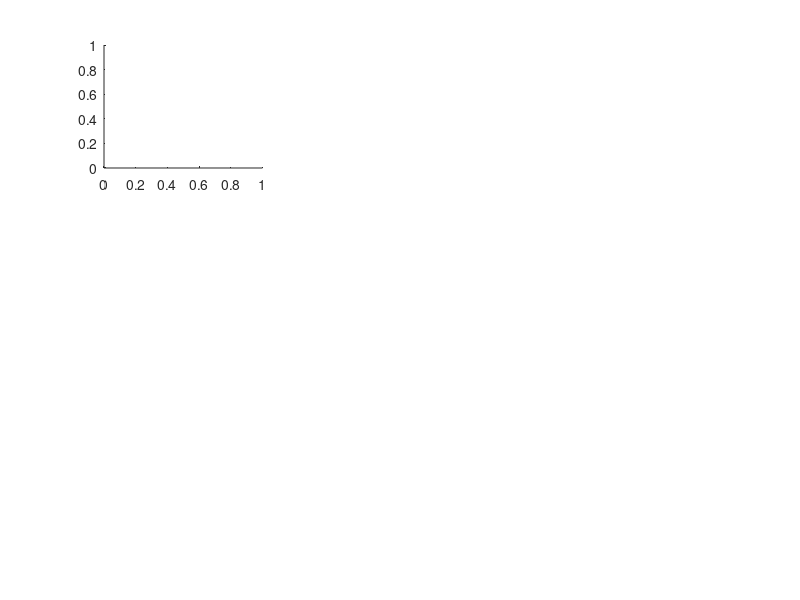

Write the MATLAB code that produced this figure. (Note: this script raises an error after producing the figure.)
% Author: Niranjan Kumar
% Assuming big_gamma_P, big_gamma_I, big_gamma_E are defined elsewhere

%%%%%%%%%%%%%%%%%%%%%%%%%%%%%%%%%%%%%%%%%%%%%%%%%%%%%%%%%%%%%%%%%%%%%%%%%%%%


%Consumption_P - SIRF ROw - 1
%Consumption_I - SIRF Row - 2 
%Consumption_E - SIRF  Row - 7
%Compute Total Consumption from above using the mass of each agent

%Inflation - SIRF Row - 25 
%Output    - SIRF Row - 26 Compute Total Output 

%Bank Capital - SIRF Row -14 
%NBFC Capital - SIRF Row - 22 
%Loan to Households from NBFC - SIRF Row - 33 
%Loan to Households from Bank - SIRF Row - 30

%Toal Bank Loan - XIRF Row - 25 
%Bank Loan to Entrepreneurs XIRF Row - 23 
%Bank Loan to NBFC XIRF Row - 29 


rows_X = [23, 25, 28, 29];  % Rows from Xirf to be plotted
rows_X_label = {'Loan to Entrepreneurs from Banks', 'Total Bank Loan', 'Total NBFC Loan', 'Loan to NBFC from Banks'};  % Labels for the corresponding rows
rows_S2 = [23, 25, 14, 22, 30, 33]; 
rows_S2_label = {'psi_n', 'Inflation', 'Bank Capital', 'NBFC Capital', 'Loan to Households from Bank', 'Loan to Households from NBFCs'}; 


 
output_folder = 'C:\Users\niranjan.kumar\Desktop\Macroprudential_Niranjan\Analysis\Graphs\Group_1';  % Change this to your desired folder

% Ensure the folder exists, or create it if it doesn't
if ~exist(output_folder, 'dir')
    mkdir(output_folder);
end

%Figure - 'Total Bank Loan'
figure; 
set(gcf, 'Position', [100, 100, 700, 500]);  

subplot(3, 3, 1);
hold on;
plot(Xirf_con(25, :), 'Color', [0.4, 0, 0.6], 'LineStyle', '-',  'LineWidth', 2);  % Darker Blue with circle marker
plot(Xirf_pn(25, :), 'Color', [1, 0.30, 0.5], 'LineStyle', '--', 'LineWidth', 2); % Teal with star marker
plot(Xirf_pE(25, :), 'Color', [0.1, 0.75, 0.75], 'LineStyle', '-.', 'LineWidth', 2); % Very light teal (mix of green and blue) with diamond marker
plot(Xirf_pI(25, :), 'Color', [0.65, 0.16, 0.16], 'LineStyle', ':',  'LineWidth', 2); % Light Red with dashed line
plot(Xirf_mon(25, :), 'Color', [0, 0.6, 1], 'LineStyle', '-', 'LineWidth', 2); % Brighter Sky Blue
% Add labels and legend
xlabel('Quarters after shock', 'FontSize', 6)% Bold xlabel
ylabel('IRF', 'FontSize', 6); % Bold ylabel
title('Total Bank Loan', 'FontSize', 8, 'Color', [0, 0.5, 0.7]); % Title color in teal shade
%legend('Consumption', '+ Prov_n', '+ Prov_E', '+ Prov_I', '+ mon', 'Location', 'best');
% Enable grid
min_y = min([Xirf_con(25, :), Xirf_pn(25, :), Xirf_pE(25, :), Xirf_pI(25, :), Xirf_mon(25, :)]);
ylim([min_y, max(ylim)]); % Adjust y-limits starting from min_y
grid on;
hold off;

%Figure - 'Loan to Entrepreneurs from Banks'
subplot(3, 3, 2);
hold on;
plot(Xirf_con(23, :), 'Color', [0.4, 0, 0.6], 'LineStyle', '-',  'LineWidth', 2);  % Darker Blue with circle marker
plot(Xirf_pn(23, :), 'Color', [1, 0.30, 0.5], 'LineStyle', '--', 'LineWidth', 2); % Teal with star marker
plot(Xirf_pE(23, :), 'Color', [0.1, 0.75, 0.75], 'LineStyle', '-.', 'LineWidth', 2); % Very light teal (mix of green and blue) with diamond marker
plot(Xirf_pI(23, :), 'Color', [0.65, 0.16, 0.16], 'LineStyle', ':', 'LineWidth', 2); % Light Red with dashed line
plot(Xirf_mon(23, :), 'Color', [0, 0.6, 1], 'LineStyle', '-', 'LineWidth', 2); % Brighter Sky Blue
% Add labels and legend
xlabel('Quarters after shock', 'FontSize', 6); % Bold xlabel
ylabel('IRF', 'FontSize', 6); % Bold ylabel
title('Entrepreneur Loan from Banks', 'FontSize', 8, 'Color', [0, 0.5, 0.7]); % Title color in teal shade
%legend('Consumption', '+ Prov_n', '+ Prov_E', '+ Prov_I', '+ mon', 'Location', 'best');
% Enable grid
min_y = min([Xirf_con(23, :), Xirf_pn(23, :), Xirf_pE(23, :), Xirf_pI(23, :), Xirf_mon(23, :)]);
ylim([min_y, max(ylim)]); % Adjust y-limits starting from min_y
grid on;
hold off;



%Figure - 'Loan to NBFC from Banks'
subplot(3, 3, 3);

hold on;
plot(Xirf_con(29, :), 'Color',[0.4, 0, 0.6], 'LineStyle', '-',  'LineWidth', 2);  % Darker Blue with circle marker
plot(Xirf_pn(29, :), 'Color', [1, 0.30, 0.5], 'LineStyle', '--',  'LineWidth', 2); % Teal with star marker
plot(Xirf_pE(29, :), 'Color', [0.1, 0.75, 0.75], 'LineStyle', '-.', 'LineWidth', 2); % Very light teal (mix of green and blue) with diamond marker
plot(Xirf_pI(29, :), 'Color', [0.65, 0.16, 0.16], 'LineStyle', ':', 'LineWidth', 2); % Light Red with dashed line
plot(Xirf_mon(29, :), 'Color', [0, 0.6, 1], 'LineStyle', '-', 'LineWidth', 2); % Brighter Sky Blue
% Add labels and legend
xlabel('Quarters after shock', 'FontSize', 6); % Bold xlabel
ylabel('IRF', 'FontSize', 6); % Bold ylabel
title('NBFC Loan from Banks', 'FontSize', 8, 'Color', [0, 0.5, 0.7]); % Title color in teal shade
%legend('Consumption', '+ Prov_n', '+ Prov_E', '+ Prov_I', '+ mon', 'Location', 'best');
min_y = min([Xirf_con(29, :), Xirf_pn(29, :), Xirf_pE(29, :), Xirf_pI(29, :), Xirf_mon(29, :)]);
ylim([min_y, max(ylim)]); % Adjust y-limits starting from min_y
grid on;
hold off;


%Plot - Loan to Households from Banks

subplot(3, 3, 4); 
hold on;
plot(Sirf_con(30, :), 'Color', [0.4, 0, 0.6], 'LineStyle', '-', 'LineWidth', 2);  % Darker Blue with circle marker
plot(Sirf_pn(30, :), 'Color', [1, 0.30, 0.5], 'LineStyle', '--',  'LineWidth', 2); % Teal with star marker
plot(Sirf_pE(30, :), 'Color', [0.1, 0.75, 0.75], 'LineStyle', '-.', 'LineWidth', 2); % Very light teal (mix of green and blue) with diamond marker
plot(Sirf_pI(30, :), 'Color', [0.65, 0.16, 0.16], 'LineStyle', ':',  'LineWidth', 2); % Light Red with dashed line
plot(Sirf_mon(30, :), 'Color', [0, 0.6, 1], 'LineStyle', '-', 'LineWidth', 2); % Brighter Sky Blue
% Add labels and legend
xlabel('Quarters after shock', 'FontSize', 6); % Bold xlabel
ylabel('IRF', 'FontSize', 6); % Bold ylabel
title('Households Loan from Banks', 'FontSize', 8, 'Color', [0, 0.5, 0.7]); % Title color in teal shade
%legend('Consumption', '+ Prov_n', '+ Prov_E', '+ Prov_I', '+ mon', 'Location', 'best');
% Enable grid
min_y = min([Sirf_con(30, :), Sirf_pn(30, :), Sirf_pE(30, :), Sirf_pI(30, :), Sirf_mon(30, :)]);
ylim([min_y, max(ylim)]); % Adjust y-limits starting from min_y
grid on;


hold off;


 




%Figure - 'Total NBFC Loan'

subplot(3, 3, 5); 
hold on;
plot(Xirf_con(28, :), 'Color', [0.4, 0, 0.6], 'LineStyle', '-', 'LineWidth', 2);  % Darker Blue with circle marker
plot(Xirf_pn(28, :), 'Color', [1, 0.30, 0.5], 'LineStyle', '--', 'LineWidth', 2); 
plot(Xirf_pE(28, :), 'Color', [0.1, 0.75, 0.75], 'LineStyle', '-.', 'LineWidth', 2); % Very light teal (mix of green and blue) with diamond marker
plot(Xirf_pI(28, :), 'Color', [0.65, 0.16, 0.16], 'LineStyle', ':',  'LineWidth', 2); % Light Red with dashed line
plot(Xirf_mon(28, :), 'Color', [0, 0.6, 1], 'LineStyle', '-', 'LineWidth', 2); % Brighter Sky Blue
% Add labels and legend
xlabel('Quarters after shock', 'FontSize', 6); % Bold xlabel
ylabel('IRF', 'FontSize', 6); % Bold ylabel
title('Total NBFC Loan', 'FontSize', 8, 'Color', [0, 0.5, 0.7]); % Title color in teal shade
%legend('Consumption', '+ Prov_n', '+ Prov_E', '+ Prov_I', '+ mon', 'Location', 'best');
min_y = min([Xirf_con(28, :), Xirf_pn(28, :), Xirf_pE(28, :), Xirf_pI(28, :), Xirf_mon(28, :)]);
ylim([min_y, max(ylim)]); % Adjust y-limits starting from min_y
grid on;
hold off;

%Plot - Bank Capital 

subplot(3, 3, 6); 
hold on;
plot(Sirf_con(14, :), 'Color', [0.4, 0, 0.6], 'LineStyle', '-',  'LineWidth', 2);  % Darker Blue with circle marker
plot(Sirf_pn(14, :), 'Color', [1, 0.30, 0.5], 'LineStyle', '--',  'LineWidth', 2); % Teal with star marker
plot(Sirf_pE(14, :), 'Color', [0.1, 0.75, 0.75], 'LineStyle', '-.', 'LineWidth', 2); % Very light teal (mix of green and blue) with diamond marker
plot(Sirf_pI(14, :), 'Color', [0.65, 0.16, 0.16], 'LineStyle', ':', 'LineWidth', 2); % Light Red with dashed line
plot(Sirf_mon(14, :), 'Color', [0, 0.6, 1], 'LineStyle', '-', 'LineWidth', 2); % Brighter Sky Blue
% Add labels and legend
xlabel('Quarters after shock', 'FontSize', 6); % Bold xlabel
ylabel('IRF', 'FontSize', 6); % Bold ylabel
title('Bank Capital', 'FontSize', 8, 'Color', [0, 0.5, 0.7]); % Title color in teal shade
min_y = min([Sirf_con(14, :), Sirf_pn(14, :), Sirf_pE(14, :), Sirf_pI(14, :), Sirf_mon(14, :)]);
ylim([min_y, max(ylim)]); % Adjust y-limits starting from min_y
grid on;
hold off;

%Plot - NBFC  Capital 
subplot(3, 3, 7);
hold on;
plot(Sirf_con(22, :), 'Color', [0.4, 0, 0.6], 'LineStyle', '-',  'LineWidth', 2);  % Darker Blue with circle marker
plot(Sirf_pn(22, :), 'Color', [1, 0.30, 0.5], 'LineStyle', '--',  'LineWidth', 2); % Teal with star marker
plot(Sirf_pE(22, :), 'Color', [0.1, 0.75, 0.75], 'LineStyle', '-.', 'LineWidth', 2); % Very light teal (mix of green and blue) with diamond marker
plot(Sirf_pI(22, :), 'Color', [0.65, 0.16, 0.16], 'LineStyle', ':',  'LineWidth', 2); % Light Red with dashed line
plot(Sirf_mon(22, :), 'Color', [0, 0.6, 1], 'LineStyle', '-', 'LineWidth', 2); % Brighter Sky Blue
% Add labels and legend
xlabel('Quarters after shock', 'FontSize', 6); % Bold xlabel
ylabel('IRF', 'FontSize', 6); % Bold ylabel
title('NBFC Capital', 'FontSize', 8, 'Color', [0, 0.5, 0.7]); % Title color in teal shade
min_y = min([Sirf_con(22, :), Sirf_pn(22, :), Sirf_pE(22, :), Sirf_pI(22, :), Sirf_mon(22, :)]);
ylim([min_y, max(ylim)]); % Adjust y-limits starting from min_y
grid on;
hold off;

%Plot - Loan to Households from NBFCs
subplot(3, 3, 8);
hold on;
plot(Sirf_con(33, :), 'Color',[0.4, 0, 0.6], 'LineStyle', '-', 'LineWidth', 2);  % Darker Blue with circle marker
plot(Sirf_pn(33, :), 'Color', [1, 0.30, 0.5], 'LineStyle', '--',  'LineWidth', 2); % Teal with star marker
plot(Sirf_pE(33, :), 'Color', [0.1, 0.75, 0.75], 'LineStyle', '-.', 'LineWidth', 2); % Very light teal (mix of green and blue) with diamond marker
plot(Sirf_pI(33, :), 'Color', [0.65, 0.16, 0.16], 'LineStyle', ':', 'LineWidth', 2); % Light Red with dashed line
plot(Sirf_mon(33, :), 'Color', [0, 0.6, 1], 'LineStyle', '-', 'LineWidth', 2); % Brighter Sky Blue
% Add labels and legend
xlabel('Quarters after shock', 'FontSize', 6); % Bold xlabel
ylabel('IRF', 'FontSize', 6); % Bold ylabel
title('Loan to Households from NBFCs', 'FontSize', 8, 'Color', [0, 0.5, 0.7]); % Title color in teal shade
min_y = min([Sirf_con(33, :), Sirf_pn(33, :), Sirf_pE(33, :), Sirf_pI(33, :), Sirf_mon(33, :)]);
ylim([min_y, max(ylim)]); % Adjust y-limits starting from min_y
grid on;

hold off;

% Plot - Inflation 
subplot(3, 3, 9)

hold on;
plot(Sirf_con(25, :), 'Color', [0.4, 0, 0.6], 'LineStyle', '-',  'LineWidth', 2);  % Darker Blue with circle marker
plot(Sirf_pn(25, :), 'Color', [1, 0.30, 0.5], 'LineStyle', '--',  'LineWidth', 2); % Teal with star marker
plot(Sirf_pE(25, :), 'Color', [0.1, 0.75, 0.75], 'LineStyle', '-.', 'LineWidth', 2); % Very light teal (mix of green and blue) with diamond marker
plot(Sirf_pI(25, :), 'Color', [0.65, 0.16, 0.16], 'LineStyle', ':',  'LineWidth', 2); % Light Red with dashed line
plot(Sirf_mon(25, :), 'Color', [0, 0.6, 1], 'LineStyle', '-', 'LineWidth', 2); % Brighter Sky Blue
% Add labels and legend
xlabel('Quarters after shock', 'FontSize', 6); % Bold xlabel
ylabel('IRF', 'FontSize', 6); % Bold ylabel
title('Inflation', 'FontSize', 8, 'Color', [0, 0.5, 0.7]); % Title color in teal shade
min_y = min([Sirf_con(25, :), Sirf_pn(25, :), Sirf_pE(25, :), Sirf_pI(25, :), Sirf_mon(25, :)]);
ylim([min_y, max(ylim)]); % Adjust y-limits starting from min_y
grid on;
lgd = [0.93, 0.63, 0.11, 0.16];  % Adjust as needed
% Add the legend for the entire figure without border
lgd = legend({'Con', '+ Prov_n', '+ Prov_E', '+ Prov_I', '+ mon'}, 'Position', lgd);
set(lgd, 'Box', 'off');  % Turn off the legend box
hold off;

% Create a filename for saving
figure_name = 'Group_1_figure_1'; 
full_save_path = fullfile(output_folder, [figure_name, '.pdf']);  
saveas(gcf, full_save_path); 


figure; 
set(gcf, 'Position', [100, 100, 700, 500]);  

total_consumption_con = Sirf_con(1, :)*big_gamma_P + Sirf_con(2, :)*big_gamma_I + Sirf_con(7, :)*big_gamma_E;
total_consumption_pn = Sirf_pn(1, :)*big_gamma_P + Sirf_pn(2, :)*big_gamma_I + Sirf_pn(7, :)*big_gamma_E;
total_consumption_pE = Sirf_pE(1, :)*big_gamma_P + Sirf_pE(2, :)*big_gamma_I + Sirf_pE(7, :)*big_gamma_E;
total_consumption_pI = Sirf_pI(1, :)*big_gamma_P + Sirf_pI(2, :)*big_gamma_I + Sirf_pI(7, :)*big_gamma_E;
total_consumption_mon = Sirf_mon(1, :)*big_gamma_P + Sirf_mon(2, :)*big_gamma_I + Sirf_mon(7, :)*big_gamma_E;


total_output_con = Sirf_con(26, :)*big_gamma_E;
total_output_pn = Sirf_pn(26, :)*big_gamma_E; 
total_output_pE = Sirf_pE(26, :)*big_gamma_E;
total_output_pI = Sirf_pI(26, :)*big_gamma_E;
total_output_mon = Sirf_mon(26, :)*big_gamma_E;

%Plot - Total Output
subplot(3, 3, 1);
hold on;
plot(total_output_con, 'Color', [0.4, 0, 0.6], 'LineStyle', '-', 'LineWidth', 2);  % Darker Blue with circle marker
plot(total_output_pn, 'Color', [1, 0.30, 0.5], 'LineStyle', '--',  'LineWidth', 2); % Teal with star marker
plot(total_output_pE, 'Color', [0.1, 0.75, 0.75], 'LineStyle', '-.', 'LineWidth', 2); % Very light teal (mix of green and blue) with diamond marker
plot(total_output_pI, 'Color', [0.65, 0.16, 0.16], 'LineStyle', ':',  'LineWidth', 2); % Light Red with dashed line
plot(total_output_mon, 'Color', [0, 0.6, 1], 'LineStyle', '-', 'LineWidth', 2); % Brighter Sky Blue
% Add labels and legend
xlabel('Quarters after shock', 'FontSize', 6); % Bold xlabel
ylabel('IRF', 'FontSize', 6); % Bold ylabel
title('Total Output', 'FontSize', 8, 'Color', [0, 0.5, 0.7]); % Title color in teal shade
min_y = min([total_output_con, total_output_pn, total_output_pE, total_output_pI, total_output_mon]);
ylim([min_y, max(ylim)]); % Adjust y-limits starting from min_y
grid on;
hold off;




%Plot - Total Consumption 
subplot(3, 3, 2);
hold on;
plot(total_consumption_con, 'Color',[0.4, 0, 0.6], 'LineStyle', '-',  'LineWidth', 2);  % Darker Blue with circle marker
plot(total_consumption_pn, 'Color', [1, 0.30, 0.5], 'LineStyle', '--',  'LineWidth', 2); % Teal with star marker
plot(total_consumption_pE, 'Color', [0.1, 0.75, 0.75], 'LineStyle', '-.', 'LineWidth', 2); % Very light teal (mix of green and blue) with diamond marker
plot(total_consumption_pI, 'Color', [0.65, 0.16, 0.16], 'LineStyle', ':',  'LineWidth', 2); % Light Red with dashed line
plot(total_consumption_mon, 'Color', [0, 0.6, 1], 'LineStyle', '-', 'LineWidth', 2); % Brighter Sky Blue

% Add labels and legend
xlabel('Quarters after shock', 'FontSize', 6); % Bold xlabel
ylabel('IRF', 'FontSize', 6); % Bold ylabel
title('Total Consumption', 'FontSize', 8, 'Color', [0, 0.5, 0.7]); % Title color in teal shade
min_y = min([total_consumption_con, total_consumption_pn, total_consumption_pE, total_consumption_pI, total_consumption_mon]);
ylim([min_y, max(ylim)]); % Adjust y-limits starting from min_y
grid on;
hold off;

%Deposit Rate
subplot(3, 3, 3);
hold on;
plot(Sirf_con(6, :), 'Color',[0.4, 0, 0.6], 'LineStyle', '-',  'LineWidth', 2);  % Darker Blue with circle marker
plot(Sirf_pn(6, :), 'Color', [1, 0.30, 0.5], 'LineStyle', '--',  'LineWidth', 2); % Teal with star marker
plot(Sirf_pE(6, :), 'Color', [0.1, 0.75, 0.75], 'LineStyle', '-.', 'LineWidth', 2); % Very light teal (mix of green and blue) with diamond marker
plot(Sirf_pI(6, :), 'Color', [0.65, 0.16, 0.16], 'LineStyle', ':',  'LineWidth', 2); % Light Red with dashed line
plot(Sirf_mon(6, :), 'Color', [0, 0.6, 1], 'LineStyle', '-', 'LineWidth', 2); % Brighter Sky Blue
% Add labels and legend
xlabel('Quarters after shock', 'FontSize', 6); % Bold xlabel
ylabel('IRF', 'FontSize', 6); % Bold ylabel
title('Deposit Rate', 'FontSize', 8, 'Color', [0, 0.5, 0.7]); % Title color in teal shade
min_y = min([Sirf_con(6, :), Sirf_pn(6, :), Sirf_pE(6, :), Sirf_pI(6, :), Sirf_mon(6, :)]);
ylim([min_y, max(ylim)]); % Adjust y-limits starting from min_y
grid on;
lgd = [0.93, 0.63, 0.11, 0.16];  % Adjust as needed
% Add the legend for the entire figure without border
lgd = legend({'Con', '+ Prov_n', '+ Prov_E', '+ Prov_I', '+ mon'}, 'Position', lgd);
set(lgd, 'Box', 'off');  % Turn off the legend box
hold off;
% 

 
%Interest Rate- Bank to Impatient Households
subplot(3, 3, 4); 

hold on;
plot(Sirf_con(31, :), 'Color',[0.4, 0, 0.6], 'LineStyle', '-', 'LineWidth', 2);  % Darker Blue with circle marker
plot(Sirf_pn(31, :), 'Color', [1, 0.30, 0.5], 'LineStyle', '--',  'LineWidth', 2); % Teal with star marker
plot(Sirf_pE(31, :), 'Color', [0.1, 0.75, 0.75], 'LineStyle', '-.', 'LineWidth', 2); % Very light teal (mix of green and blue) with diamond marker
plot(Sirf_pI(31, :), 'Color', [0.65, 0.16, 0.16], 'LineStyle', ':',  'LineWidth', 2); % Light Red with dashed line
plot(Sirf_mon(31, :), 'Color', [0, 0.6, 1], 'LineStyle', '-', 'LineWidth', 2); % Brighter Sky Blue
% Add labels and legend
xlabel('Quarters after shock', 'FontSize', 6); % Bold xlabel
ylabel('IRF', 'FontSize', 6); % Bold ylabel
title('Bank Rate to Households', 'FontSize', 8, 'Color', [0, 0.5, 0.7]); % Title color in teal shade
min_y = min([Sirf_con(31, :), Sirf_pn(31, :), Sirf_pE(31, :), Sirf_pI(31, :), Sirf_mon(31, :)]);
ylim([min_y, max(ylim)]); % Adjust y-limits starting from min_y
grid on;
hold off;


%Interest Rate- Bank to Entrepreneurs
subplot(3, 3, 5); 
hold on;
plot(Sirf_con(32, :), 'Color',[0.4, 0, 0.6], 'LineStyle', '-', 'LineWidth', 2);  % Darker Blue with circle marker
plot(Sirf_pn(32, :), 'Color', [1, 0.30, 0.5], 'LineStyle', '--',  'LineWidth', 2); % Teal with star marker
plot(Sirf_pE(32, :), 'Color', [0.1, 0.75, 0.75], 'LineStyle', '-.', 'LineWidth', 2); % Very light teal (mix of green and blue) with diamond marker
plot(Sirf_pI(32, :), 'Color', [0.65, 0.16, 0.16], 'LineStyle', ':',  'LineWidth', 2); % Light Red with dashed line
plot(Sirf_mon(32, :), 'Color', [0, 0.6, 1], 'LineStyle', '-', 'LineWidth', 2); % Brighter Sky Blue
% Add labels and legend
xlabel('Quarters after shock', 'FontSize', 6); % Bold xlabel
ylabel('IRF', 'FontSize', 6); % Bold ylabel
title('Bank Rate to Entrepreneurs', 'FontSize', 8, 'Color', [0, 0.5, 0.7]); % Title color in teal shade
min_y = min([Sirf_con(32, :), Sirf_pn(32, :), Sirf_pE(32, :), Sirf_pI(32, :), Sirf_mon(32, :)]);
ylim([min_y, max(ylim)]); % Adjust y-limits starting from min_y
grid on;
hold off;


%Interest Rate- Bank to NBFCs
subplot(3, 3, 6); 
hold on;
plot(Sirf_con(35, :), 'Color',[0.4, 0, 0.6], 'LineStyle', '-', 'LineWidth', 2);  % Darker Blue with circle marker
plot(Sirf_pn(35, :), 'Color', [1, 0.30, 0.5], 'LineStyle', '--',  'LineWidth', 2); % Teal with star marker
plot(Sirf_pE(35, :), 'Color', [0.1, 0.75, 0.75], 'LineStyle', '-.', 'LineWidth', 2); % Very light teal (mix of green and blue) with diamond marker
plot(Sirf_pI(35, :), 'Color', [0.65, 0.16, 0.16], 'LineStyle', ':',  'LineWidth', 2); % Light Red with dashed line
plot(Sirf_mon(35, :), 'Color', [0, 0.6, 1], 'LineStyle', '-', 'LineWidth', 2); % Brighter Sky Blue
% Add labels and legend
xlabel('Quarters after shock', 'FontSize', 6); % Bold xlabel
ylabel('IRF', 'FontSize', 6); % Bold ylabel
title('Bank Rate to NBFCs', 'FontSize', 8, 'Color', [0, 0.5, 0.7]); % Title color in teal shade
min_y = min([Sirf_con(35, :), Sirf_pn(35, :), Sirf_pE(35, :), Sirf_pI(35, :), Sirf_mon(35, :)]);
ylim([min_y, max(ylim)]); % Adjust y-limits starting from min_y
grid on;
hold off;


%Interest Rate- NBFCs to Households 
subplot(3, 3, 7); 
hold on;
plot(Sirf_con(34, :), 'Color', [0.4, 0, 0.6], 'LineStyle', '-',  'LineWidth', 2);  % Darker Blue with circle marker
plot(Sirf_pn(34, :), 'Color', [1, 0.30, 0.5], 'LineStyle', '--',  'LineWidth', 2); % Teal with star marker
plot(Sirf_pE(34, :), 'Color', [0.1, 0.75, 0.75], 'LineStyle', '-.', 'LineWidth', 2); % Very light teal (mix of green and blue) with diamond marker
plot(Sirf_pI(34, :), 'Color', [0.65, 0.16, 0.16], 'LineStyle', ':',  'LineWidth', 2); % Light Red with dashed line
plot(Sirf_mon(34, :), 'Color', [0, 0.6, 1], 'LineStyle', '-', 'LineWidth', 2); % Brighter Sky Blue
% Add labels and legend
xlabel('Quarters after shock', 'FontSize', 6); % Bold xlabel
ylabel('IRF', 'FontSize', 6); % Bold ylabel
title('NBFCs Rate to Households', 'FontSize', 8, 'Color', [0, 0.5, 0.7]); % Title color in teal shade
min_y = min([Sirf_con(34, :), Sirf_pn(34, :), Sirf_pE(34, :), Sirf_pI(34, :), Sirf_mon(34, :)]);
ylim([min_y, max(ylim)]); % Adjust y-limits starting from min_y
grid on;
hold off;


%Deposits
subplot(3, 3, 8); 
hold on;
plot(Sirf_con(5, :), 'Color', [0.4, 0, 0.6], 'LineStyle', '-',  'LineWidth', 2);  % Darker Blue with circle marker
plot(Sirf_pn(5, :), 'Color', [1, 0.30, 0.5], 'LineStyle', '--',  'LineWidth', 2); % Teal with star marker
plot(Sirf_pE(5, :), 'Color', [0.1, 0.75, 0.75], 'LineStyle', '-.', 'LineWidth', 2); % Very light teal (mix of green and blue) with diamond marker
plot(Sirf_pI(5, :), 'Color', [0.65, 0.16, 0.16], 'LineStyle', ':',  'LineWidth', 2); % Light Red with dashed line
plot(Sirf_mon(5, :), 'Color', [0, 0.6, 1], 'LineStyle', '-', 'LineWidth', 2); % Brighter Sky Blue
% Add labels and legend
xlabel('Quarters after shock', 'FontSize', 6); % Bold xlabel
ylabel('IRF', 'FontSize', 6); % Bold ylabel
title('Deposits', 'FontSize', 8, 'Color', [0, 0.5, 0.7]); % Title color in teal shade
% Enable grid
grid on;
hold off;



%Deposits
subplot(3, 3, 9); 
hold on;
plot(Sirf_con(8, :), 'Color',[0.4, 0, 0.6], 'LineStyle', '-', 'LineWidth', 2);  
plot(Sirf_pn(8, :), 'Color', [1, 0.30, 0.5], 'LineStyle', '--',  'LineWidth', 2); 
plot(Sirf_pE(8, :), 'Color', [0.1, 0.75, 0.75], 'LineStyle', '-.', 'LineWidth', 2); 
plot(Sirf_pI(8, :), 'Color', [0.65, 0.16, 0.16], 'LineStyle', ':',  'LineWidth', 2); 
plot(Sirf_mon(8, :), 'Color', [0, 0.6, 1], 'LineStyle', '-', 'LineWidth', 2); 
% Add labels and legend
xlabel('Quarters after shock', 'FontSize', 6); % Bold xlabel
ylabel('IRF','FontSize', 6); % Bold ylabel
title('Capital', 'FontSize', 8, 'Color', [0, 0.5, 0.7]); % Title color in teal shade
% Enable grid
grid on;
lgd = [0.93, 0.63, 0.11, 0.16];  % Adjust as needed
% Add the legend for the entire figure without border
lgd = legend({'Con', '+ Prov_n', '+ Prov_E', '+ Prov_I', '+ mon'}, 'Position', lgd);
set(lgd, 'Box', 'off');  % Turn off the legend box
hold off;

% Create a filename for saving
figure_name = 'Group_1_figure_2'; 
full_save_path = fullfile(output_folder, [figure_name, '.pdf']);  
saveas(gcf, full_save_path);  
